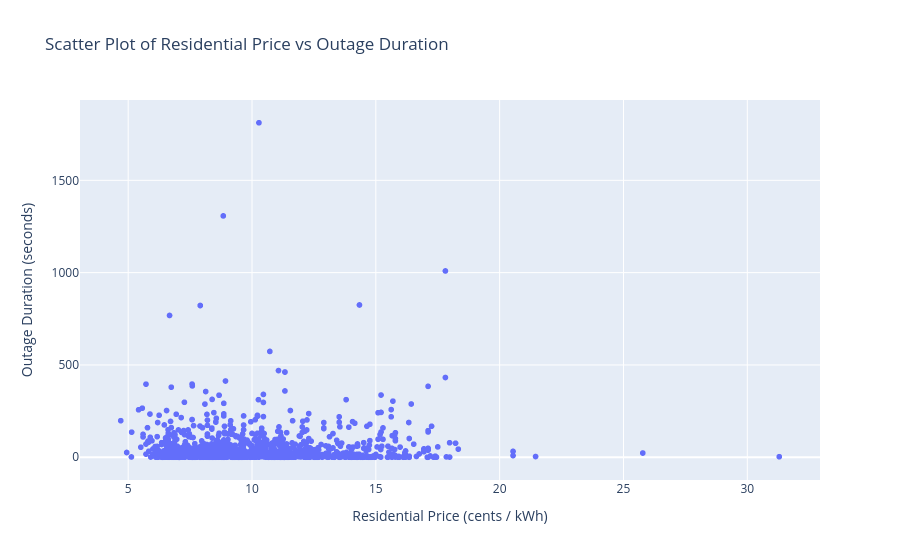

This figure's notebook cell:
### Code cell
px.scatter(
    cleaned_df,
    x="Total_price (cents / kWh)",
    y="Outage_duration",
    title="Scatter Plot of Residential Price vs Outage Duration",
    labels={
        "Total_price (cents / kWh)": "Residential Price (cents / kWh)",
        "Outage_duration": "Outage Duration (seconds)",
    },
)

### Figure 1 — Plotly figure (JSON) as saved in the notebook; plotly's stock layout.template omitted (floating-point values rounded to 4 significant figures; data arrays with more than 128 entries replaced by an {"elided": "..."} marker saying what was removed)
{"data": [{"hovertemplate": "Residential Price (cents / kWh)=%{x}<br>Outage Duration (seconds)=%{y}<extra></extra>", "legendgroup": "", "marker": {"color": "#636efa", "symbol": "circle"}, "mode": "markers", "name": "", "showlegend": false, "type": "scattergl", "x": {"elided": "1476 float values"}, "xaxis": "x", "y": {"elided": "1476 float values"}, "yaxis": "y"}], "layout": {"legend": {"tracegroupgap": 0}, "title": {"text": "Scatter Plot of Residential Price vs Outage Duration"}, "xaxis": {"anchor": "y", "domain": [0, 1], "title": {"text": "Residential Price (cents / kWh)"}}, "yaxis": {"anchor": "x", "domain": [0, 1], "title": {"text": "Outage Duration (seconds)"}}}}
